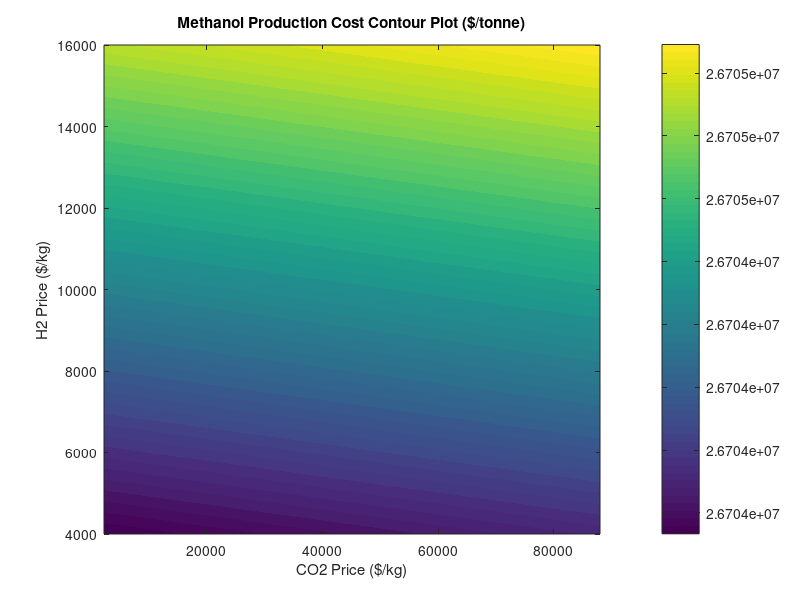

MATLAB code to generate this figure:
% Coefficient Matrix
Coeff = [1 0 0 0 0 0 0 0;
         0.7783 -1 0 0 0 0 0 0;
         0 1 -1 -1 0 0 0 0;
         -0.5529 0 1 0 0 0 0 0;
         0 0 0 1 -1 -1 0 0;
         0 0 0 0 0 1 -1 -1;
         -0.2176 0 0 0 0 0 1 0;
         -0.10946 0 0 0 0 0 0 1];
     
% Right-hand side vector
Res = [6000; 0; 0; 3.103; 0; 0; -3.06469; -0.36469];

% Solve for stream molar flow rates
Sol = linsolve(Coeff, Res);

% Stream Molar Flow Rates
a3 = Sol(1);
A4 = [(1 - 33.25 / 100); (2 - 3 * 33.25 / 100); 33.25 / 100; 33.25 / 100] * a3;
a4 = Sol(2);
A5 = [A4(1:3) .* [97.2 / 100; 99.97 / 100; 2.35 / 100]; 3.103];
a5 = Sol(3);
A6 = A4 - A5;
a6 = Sol(4);
A8 = zeros(4, 1);
Ratio = [31.89; 0; 1.0125; 1.00265];

% Calculate A8
for i = 1:4
    if i == 2
        A8(i) = 0;
    else
        A8(i) = A6(i) / Ratio(i);
    end
end

a8 = Sol(6);
A7 = A6 - A8;
a7 = Sol(5);
A9 = [A8(1:3); 0];
a9 = Sol(7);
A10 = A8 - A9;
a10 = Sol(8);

% Masses of substances
m_CO2 = 44 * 2000;
m_H2 = 2 * 2 * 2000;
m_CH3OH = 32 * A9(3);

% CO2 and H2 cost ranges
Cost_CO2 = m_CO2 * linspace(0.025, 1, 10);
Cost_H2 = m_H2 * linspace(0.5, 2, 10);

% Capital recovery factor
Phi = 0.1;

% Power data
Power = [9.7, 0, 12;
         21.5, 0, 20.9;
         0, 0.28, 0;
         0, 0, 22.6;
         0, 0, 0;
         0, 0, 0;
         0, 0.8, 0;
         0, 15.7, 15.4];

% Calculate power costs
Power_costs = zeros(8, 3);
Power_costs(:, 1) = Power(:, 1) * 10^3 * 7884 * 0.072;
Power_costs(:, 2) = Power(:, 2) * 10^3 * 7884 * 2.5 * 3.6;
Power_costs(:, 3) = Power(:, 3) * 10^3 * 7884 * 0.212 * 3.6;

% Capital costs
Capital_costs = [14696200, 29418000, 1.53 * 10^7 * ((A4(1) * 44 + A4(2) * 2 + A4(3) * 32 + A4(4) * 18) / 54000)^0.65, 269600, 171300, 168100, 63000, 1507900];

% Calculate total annual cost (TAC)
Cop = sum(Power_costs(:));
Ccap = sum(Capital_costs);
TAC = Phi * Ccap + Cop;

% Calculate the cost of methanol production (CMethanol) in $/tonne
CMethanol = TAC * 1000 / m_CH3OH;

% Create the contour plot
[X, Y] = meshgrid(Cost_CO2, Cost_H2);
Cost_CH3OH = ((Phi * Ccap + Cop) * ones(10, 10) + X + Y) * 1000 / m_CH3OH;
contourf(X, Y, Cost_CH3OH', 50, 'LineStyle', 'none');
colorbar;
xlabel('CO2 Price ($/kg)');
ylabel('H2 Price ($/kg)');
title('Methanol Production Cost Contour Plot ($/tonne)');